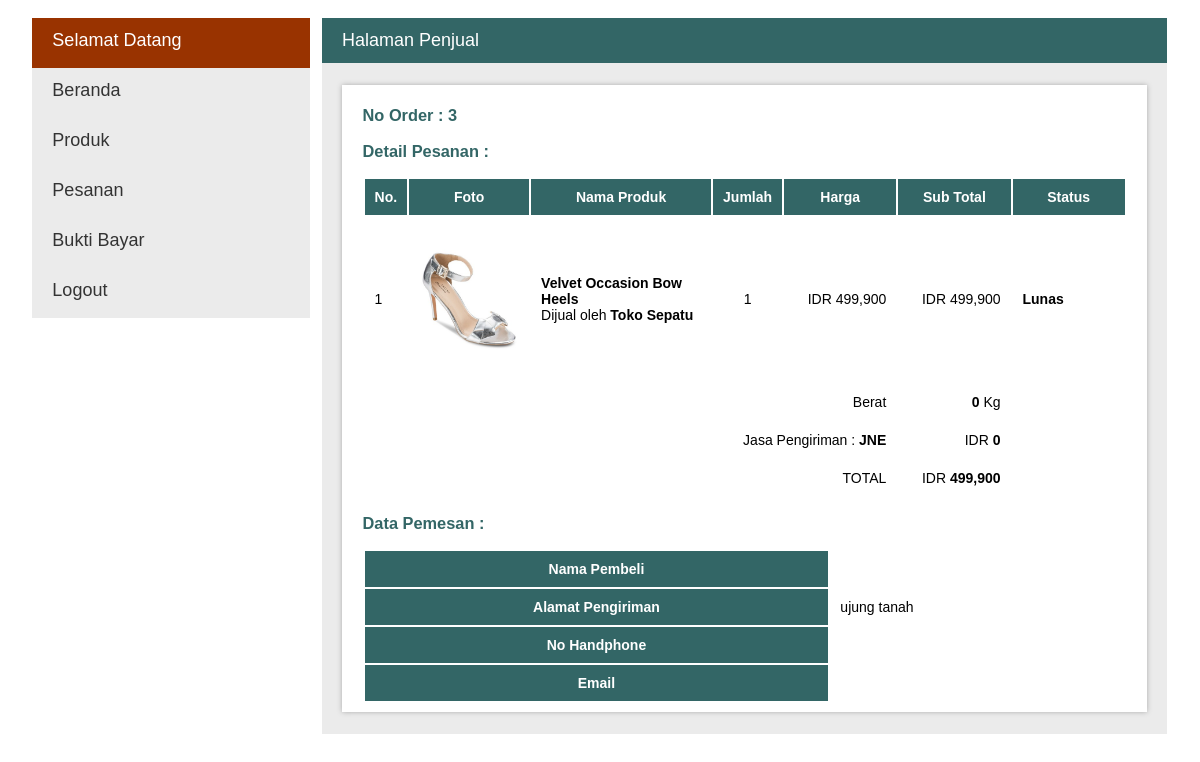
Page /penjual/index.php?p=orderdetail&ido=3 (signed in) on the committed database.
### tables this page shows
CREATE TABLE IF NOT EXISTS `orders` (
  `idorder` int(11) NOT NULL AUTO_INCREMENT,
  `idanggota` int(11) NOT NULL,
  `alamatkirim` text NOT NULL,
  `total` double NOT NULL,
  `tglorder` datetime NOT NULL DEFAULT '0000-00-00 00:00:00',
  PRIMARY KEY (`idorder`)
);

CREATE TABLE IF NOT EXISTS `orderdetail` (
  `idorder` int(11) NOT NULL,
  `idproduk` int(11) NOT NULL,
  `idpenjual` int(11) NOT NULL,
  `idjasa` int(11) NOT NULL,
  `jumlahbeli` int(11) NOT NULL,
  `subtotal` double NOT NULL,
  `statusorder` varchar(20) NOT NULL
);

CREATE TABLE IF NOT EXISTS `produk` (
  `idproduk` int(11) NOT NULL AUTO_INCREMENT,
  `idkat` int(11) NOT NULL,
  `idkategori` int(11) NOT NULL,
  `idpenjual` int(11) NOT NULL,
  `idbrand` int(11) NOT NULL,
  `namaproduk` varchar(100) NOT NULL,
  `hargaproduk` double NOT NULL,
  `stok` int(11) NOT NULL,
  `spesifikasi` text NOT NULL,
  `detailproduk` text NOT NULL,
  `diskon` int(11) NOT NULL,
  `berat` float NOT NULL,
  `isikotak` varchar(100) NOT NULL,
  `foto1` text NOT NULL,
  `foto2` text NOT NULL,
  `foto3` text NOT NULL,
  `tglpost` datetime NOT NULL DEFAULT '0000-00-00 00:00:00',
  PRIMARY KEY (`idproduk`)
);

CREATE TABLE IF NOT EXISTS `penjual` (
  `idpenjual` int(11) NOT NULL AUTO_INCREMENT,
  `emailpenjual` varchar(50) NOT NULL,
  `passwordpenjual` varchar(20) NOT NULL,
  `namapenjual` varchar(30) NOT NULL,
  `nohppenjual` varchar(15) NOT NULL,
  `namatoko` varchar(30) NOT NULL,
  `detailpenjual` text NOT NULL,
  PRIMARY KEY (`idpenjual`)
);

CREATE TABLE IF NOT EXISTS `jasakirim` (
  `idjasa` int(11) NOT NULL AUTO_INCREMENT,
  `idadmin` int(11) NOT NULL,
  `namajasa` varchar(30) NOT NULL,
  `logojasa` text NOT NULL,
  `detailjasa` text NOT NULL,
  `tarif` double NOT NULL,
  PRIMARY KEY (`idjasa`)
);

### penjual/orderdetail.php (the view, shortened to what this page needs)
<div id="view">
<fieldset>
<?php
	$sqlp = mysql_query("select * from penjual where emailpenjual='$_SESSION[namapen]'");
	$rp = mysql_fetch_array($sqlp);
		$sqlo = mysql_query("select * from orders where idorder = '$_GET[ido]'");
		$ro = mysql_fetch_array($sqlo);
		$sqlpr = mysql_query("select * from orderdetail, produk where orderdetail.idproduk=produk.idproduk and orderdetail.idorder='$_GET[ido]' and orderdetail.idpenjual='$rp[idpenjual]'");
		echo "<h3>No Order : $ro[idorder]</h3>";
		echo "<h3>Detail Pesanan : </h3>";
		echo "<form method='post' action='?p=orderdetailstatus'>
		<input type='hidden' name='idorder' value='$ro[idorder]'>
			<table border='0' width='100%'>
			<tr>
				<th>No. </th>
				<th>Foto</th>
				<th>Nama Produk</th>
				<th>Jumlah</th>
				<th width='15%'>Harga</th>
				<th width='15%'>Sub Total</th>
				<th width='15%'>Status</th>
			</tr>";
		$no = 1;
		while($rpr = mysql_fetch_array($sqlpr)){
			$disk = ($rpr['diskon'] * $rpr['hargaproduk']) / 100;
			$hrgbaru = $rpr['hargaproduk'] - $disk;
			$subtotal = $rpr['jumlahbeli'] * $hrgbaru;
			$tot = $tot + $subtotal;
			$brt = $rpr['jumlahbeli'] * $rpr['berat'];
			$berat = $berat + $brt;
			$st = number_format($subtotal);
			$hrg = number_format($rpr["hargaproduk"]);
			  $hrgbr = number_format($hrgbaru);
			  if($rpr['diskon']>0){
				  $diskon = "Diskon <font color='#FF0000'> $rpr[diskon]% </font>";
				  $hrglama = "<font style='text-decoration:line-through'>IDR $hrg</font>";
			  }else{
				  $diskon = "";
				  $hrglama = "";
			  }
			echo "<tr>";
				echo "<td>$no <input type='hidden' name='idproduk' value='$rpr[idproduk]'></td>";
				echo "<td><img src='../fotoproduk/$rpr[foto1]' width='100px'></td>";
				echo "<td><b>$rpr[namaproduk]</b><br>Dijual oleh <b>$rp[namatoko]</b><br> $diskon $hrglama</td>";
				echo "<td align='center'>$rpr[jumlahbeli]</td>";
				echo "<td align='right'>IDR $hrgbr</td>";
				echo "<td align='right'>IDR $st</td>";
				echo "<td><b>$rpr[statusorder]</b></td>";
				echo "</tr>";
			$no++;
			$sqlj = mysql_query("select * from jasakirim where idjasa='$rpr[idjasa]'");
			$rj = mysql_fetch_array($sqlj);
			$tarif = $berat * $rj["tarif"];
			$trf = number_format($tarif);
			$total = $tot + $tarif;
			$t = number_format($total);
		}
		echo "<tr>
			<td colspan='5' align='right'>Berat</td>
			<td align='right'><b>$berat</b> Kg</td>
		</tr>";
		echo "<tr>
			<td colspan='5' align='right'>Jasa Pengiriman : <b>$rj[namajasa]</b></td>
			<td align='right'>IDR <b>$trf</b></td>
		</tr>";
		echo "<tr>
			<td colspan='5' align='right'>TOTAL</td>
			<td align='right'>IDR <b>$t</b></td>
		</tr>";
	echo "</table></form>";
		$sqla = mysql_query("select * from anggota where idanggota='$ro[idanggota]'");
		$ra = mysql_fetch_array($sqla);
		echo "<h3>Data Pemesan :</h3>";
		echo "<table border='0' width='100%'>
				<tr>
					<th>Nama Pembeli</th>
					<td>$ra[namaanggota]</td>
				</tr>
				<tr>
					<th>Alamat Pengiriman</th>
					<td>$ro[alamatkirim]</td>
				</tr>
				<tr>
					<th>No Handphone</th>
					<td>$ra[nohpanggota]</td>
				</tr>
				<tr>
					<th>Email</th>
					<td>$ra[emailanggota]</td>
				</tr>
			</table>";
?>
</fieldset>
</div>

### penjual/index.php (shortened to what this page needs)
<?php
	if(!empty($_SESSION["namapen"]) && !empty($_SESSION["passpen"])){
?>
<head>
<link rel="stylesheet" type="text/css" href="style.css" />
</head>
<body>
<div class="container1">
	<div class="grid">
	  <div class="dh12">
		<div class="dh3">
		  <ul id="menu">
			<li><a href="" class="current">Selamat Datang</a></li>
			<li><a href="<?php echo "?p=home";?>">Beranda</a></li>
			<li><a href="<?php echo "?p=produk";?>">Produk</a></li>
			<li><a href="<?php echo "?p=order";?>">Pesanan</a></li>
			<li><a href="<?php echo "?p=home";?>">Bukti Bayar</a></li>
			<li><a href="<?php echo "?p=logout";?>">Logout</a></li>
			</ul>
		  </div>
		<div class="dh9">
		  <div class="nav">Halaman Penjual</div>
				<div class="isiadmin">
<?php
	if($_GET["p"] == "produk"){
		include "produk.php";
	}else if($_GET["p"] == "produkadd"){
		include "produkadd.php";
	}else if($_GET["p"] == "produkaddaksi"){
		include "produkaddaksi.php";
	}else if($_GET["p"] == "produkedit"){
		include "produkedit.php";
	}else if($_GET["p"] == "produkeditaksi"){
		include "produkeditaksi.php";
	}else if($_GET["p"] == "produkdel"){
		include "produkdel.php";
	}else if($_GET["p"] == "order"){
		include "order.php";
	}else if($_GET["p"] == "orderdetail"){
		include "orderdetail.php";
	}else if($_GET["p"] == "orderdetailstatus"){
		include "orderdetailstatus.php";
	}else if($_GET["p"] == "logout"){
		include "logout.php";
	}else{
		include "home.php";
	}
?>
				</div>
			</div>
		</div>
	</div>
</div>
</body>
<?php
	}
?>

### penjual/style.css (style rules this page uses)
body { font-family:Arial; padding-left:0%; padding-right:0%; padding-top:10px; font-size:14px; }
.container1 { background-color:#fff; }
.grid { width:100%; padding-top:0px; padding-bottom:0px; overflow:hidden; }
.dh3 { width:22.91%; }
.dh9 { width:72.91%; }
.dh12 { width:97.91%; }
.dh1, .dh2, .dh3, .dh4, .dh5, .dh6, .dh7, .dh8, .dh9, .dh10, .dh11, .dh12 { float:left; display:inline; margin:0 1.04%; }
fieldset { margin:10px; border:none; }
form { margin:0; padding:0; }
.nav { font-size:18px; color:#fff; background-color:#336666; padding:12px 20px 12px 20px; }
.isiadmin { font-size:14px; color:#336666; background-color:#EBEBEB; padding:12px 20px 12px 20px; }
a { color:#339999; text-decoration:none; }
ul#menu { margin:0; padding:0; list-style-type:none; width:97%; height:56px; font-size:18px; background-color:#EBEBEB; }
ul#menu li { margin:0; padding:0; width:96%; }
ul#menu li a { float:left; color:#333333; text-decoration:none; padding:12px 20px 0 20px; height:38px; background-color:#EBEBEB; width:96%; }
ul#menu li a.current, ul#menu li a.current:hover { color:#fff; background-color:#993300; }
#view { max-width:100%; margin:10px auto; position:relative; display:block; background-color:#FFFFFF; box-shadow: 0 0 5px #aaa; }
table { width:100%; }
th { text-align:center; padding:10px; background-color:#336666; color:#FFFFFF; font-family:Arial; font-size:14px; }
td { padding:10px; background-color:#FFFFFF; font-size:14px; }

### rows in the picture
orders: idorder "3", alamatkirim "ujung tanah"
orderdetail: idproduk.foto1 (picture), idproduk.namaproduk "Velvet Occasion Bow Heels", idpenjual.namatoko "Toko Sepatu", jumlahbeli "1", idproduk.diskon "499,900", jumlahbeli.diskon "499,900", statusorder "Lunas"
jasakirim: namajasa "JNE", tarif "0", tarif "499,900"

### other values in the picture
$berat "0"
